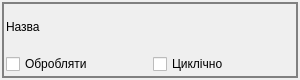
<?xml version="1.0" encoding="UTF-8"?>
<ui version="4.0">
 <class>Form</class>
 <widget class="QWidget" name="Form">
  <property name="geometry">
   <rect>
    <x>0</x>
    <y>0</y>
    <width>300</width>
    <height>80</height>
   </rect>
  </property>
  <property name="windowTitle">
   <string>Form</string>
  </property>
  <layout class="QGridLayout" name="gridLayout">
   <property name="leftMargin">
    <number>2</number>
   </property>
   <property name="topMargin">
    <number>2</number>
   </property>
   <property name="rightMargin">
    <number>2</number>
   </property>
   <property name="bottomMargin">
    <number>2</number>
   </property>
   <item row="0" column="0">
    <widget class="QFrame" name="frame">
     <property name="styleSheet">
      <string notr="true">QFrame{
border: 2px solid gray;
}</string>
     </property>
     <property name="frameShape">
      <enum>QFrame::StyledPanel</enum>
     </property>
     <property name="frameShadow">
      <enum>QFrame::Raised</enum>
     </property>
     <layout class="QGridLayout" name="gridLayout_2">
      <property name="leftMargin">
       <number>2</number>
      </property>
      <property name="topMargin">
       <number>2</number>
      </property>
      <property name="rightMargin">
       <number>2</number>
      </property>
      <property name="bottomMargin">
       <number>2</number>
      </property>
      <item row="0" column="0">
       <layout class="QVBoxLayout" name="verticalLayout">
        <item>
         <layout class="QHBoxLayout" name="horizontalLayout_3">
          <item>
           <widget class="QLabel" name="label">
            <property name="minimumSize">
             <size>
              <width>0</width>
              <height>0</height>
             </size>
            </property>
            <property name="styleSheet">
             <string notr="true">QLabel{
border: none;
}</string>
            </property>
            <property name="text">
             <string>Назва</string>
            </property>
            <property name="wordWrap">
             <bool>true</bool>
            </property>
           </widget>
          </item>
         </layout>
        </item>
        <item>
         <layout class="QHBoxLayout" name="horizontalLayout">
          <item>
           <widget class="QCheckBox" name="checkBox">
            <property name="text">
             <string>Обробляти</string>
            </property>
           </widget>
          </item>
          <item>
           <widget class="QCheckBox" name="checkBox_3">
            <property name="text">
             <string>Циклічно</string>
            </property>
           </widget>
          </item>
         </layout>
        </item>
       </layout>
      </item>
     </layout>
    </widget>
   </item>
  </layout>
 </widget>
 <resources/>
 <connections/>
</ui>
